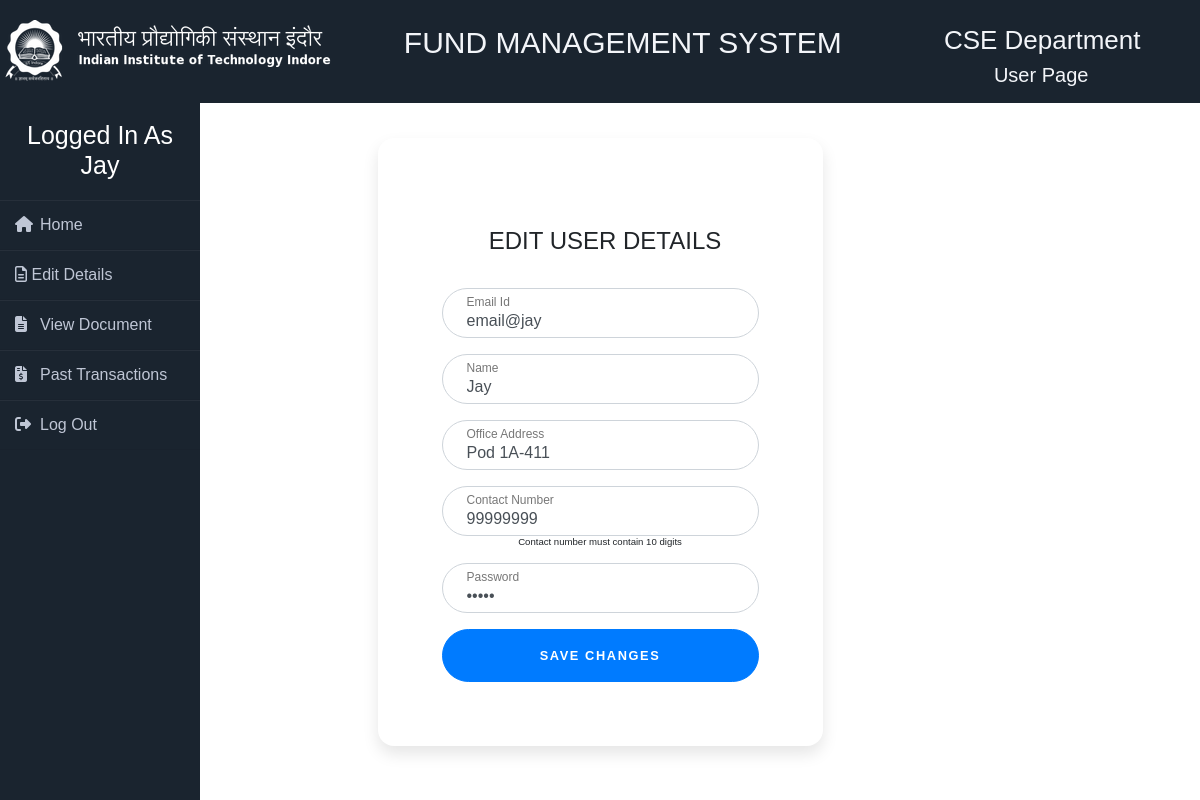
Screenshot of /edituser.php (signed in) with the database file from the repository.
### tables this page shows
CREATE TABLE IF NOT EXISTS `user` (
  `user_id` varchar(30) NOT NULL,
  `email_id` varchar(30) NOT NULL,
  `name` varchar(20) NOT NULL,
  `password` varchar(20) NOT NULL,
  `contact` varchar(10) NOT NULL,
  `office` varchar(12) NOT NULL,
  `add_date` date NOT NULL,
  `left_balance` int(15) NOT NULL,
  PRIMARY KEY (`user_id`)
);

### edituser.php (the view, shortened to what this page needs)
<html>
    <head>
    </head>
</html>
<?php
require 'config.php';
$uname =  ($_SESSION['username']);
$query = $con->prepare('select email_id, name,password, contact, office from user where user.user_id = ?');
$query->execute(array($uname));
$row = $query->fetch(PDO::FETCH_ASSOC);
?>
<html>
    <head>
      <link rel="stylesheet" href="https://maxcdn.bootstrapcdn.com/bootstrap/4.0.0/css/bootstrap.min.css">
      <link rel="stylesheet" href="new_user.css">
      <link rel="stylesheet" href="admin.css">
    <body>
    <div class="grid-container">
  <div class="grid-item item1"><p><img src="./assets/logo.png" /></p></div>
  <div class="grid-item item2"><h1>FUND MANAGEMENT SYSTEM</h1></div>
  <div class="grid-item item3"><h1>CSE Department</h1><p>User Page</p></div>
</div>
<div class="wrapper">
    <div class="sidebar">
        <h2 class="new_h1">Logged In As <p><?php echo $row["name"]?></p></h2>
        <ul>
            <li><a href="user.php"><i class="fas fa-home"></i>Home</a></li>
            <li><a href="edituser.php"><i class="far fa-file-alt"></i> Edit Details</a></li>
            <li>
            <form id = "my_form" action="view.php" method= "post">
            <a name  =  "view" href="javascript:{}" onclick="document.getElementById('my_form').submit();"><i class = "fas fa-file-alt"></i>View Document</a>
            </form>
            </li>
            <li>
            <form id = "my_form" action="user.php" method= "post">
            <a name  =  "view" href="javascript:{}" onclick="myfunction()"><i class="fas fa-file-invoice-dollar"></i>Past Transactions</a>
            </form>
            <li>
            <form id = "my_form1" action="user.php" method= "post">
            <a name  =  "logout" href="javascript:{}" onclick="document.getElementById('my_form1').submit();"><i class = "fas fa-sign-out-alt"></i>Log Out</a>
            </form>
            </li>
        </ul>
      </div>
    </div>
    <div class="container">
        <div class="row">
          <div class="col-sm-9 col-md-7 col-lg-5 mx-auto">
            <div class="card card-signin my-5">
              <div class="card-body">
                <h5 class="card-title text-center g3">Edit User Details</h5>
                <form action="" method = "post" class="form-signin">
                <div class="form-label-group">
                    <?php
                    echo '<input type="email" maxlength="29" name="mail_id" value="'.$row['email_id'].'" class="form-control" placeholder="Name" Required>';
                    ?>
                    <label for="inputEmail">Email Id</label>
                  </div>
                  <div class="form-label-group">
                    <?php
                    echo '<input type= "text" maxlength="24" onkeypress="return ((event.charCode >= 65 && event.charCode <= 90) || (event.charCode >= 97 && event.charCode <= 122) || (event.charCode == 32))" name="username" value="'.$row['name'].'" class="form-control" placeholder="Name" Required>';
                    ?>
                    <label for="username">Name</label>
                  </div>
                  <div class="form-label-group">
                    <?php
                    echo '<input name="office" maxlength="20" value="'.$row['office'].'" class="form-control" placeholder="Office" Required>';
                    ?>
                    <label for="inputOffice">Office Address</label>
                  </div>
                  <div class="form-label-group">
                  <?php
                    echo '<input type="tel" name="contact" value="'.$row['contact'].'" class="form-control" placeholder="Name" pattern="[0-9]{10}" Required>';
                    ?>
                    <p style="text-align:center;font-size:0.8vw">Contact number must contain 10 digits</p>
                    <label for="inputContact">Contact Number</label>
                  </div>
                  <div class="form-label-group">
                  <?php
                    echo '<input type="password"  maxlength="25" name="pass" value="'.$row['password'].'" class="form-control" placeholder="Name" Required>';
                    ?>
                    <label for="inputPassword">Password</label>
                  </div>
                  <button class="btn btn-lg btn-primary btn-block text-uppercase"  id="lgin"  name ='but_submit' type="submit">Save Changes</button>
             </form>
              </div>
            </div>
          </div>
        </div>
      </div>
    </body>
</html>

### new_user.css (style rules this page uses)
:root { --input-padding-x: 1.5rem; --input-padding-y: .75rem; }
.card-signin { margin-top: 100px; border: 0; border-radius: 1rem; box-shadow: 0 0.5rem 1rem 0 rgba(0, 0, 0, 0.1); }
.card-signin .card-title { margin-bottom: 2rem; font-weight: 300; font-size: 1.5rem; }
.card-signin .card-body { padding: 4rem; }
.form-signin { width: 100%; }
.form-signin .btn { font-size: 80%; border-radius: 5rem; letter-spacing: .1rem; font-weight: bold; padding: 1rem; transition: all 0.2s; }
.form-label-group { position: relative; margin-bottom: 1rem; }
.form-label-group input { height: auto; border-radius: 2rem; }
.form-label-group>input, .form-label-group>label { padding: var(--input-padding-y) var(--input-padding-x); }
.form-label-group>label { background : none; pointer-events: none; position: absolute; top: 0; left: 0; display: block; width: 100%; margin-bottom: 0; line-height: 1.5; color: #495057; border: 1px solid transparent; border-radius: .25rem; transition: all .1s ease-in-out; }
.form-label-group input::placeholder { color: transparent; }
.form-label-group input:not(:placeholder-shown) { padding-top: calc(var(--input-padding-y) + var(--input-padding-y) * (2 / 3)); padding-bottom: calc(var(--input-padding-y) / 3); }
.form-label-group input:not(:placeholder-shown)~label { padding-top: calc(var(--input-padding-y) / 3); padding-bottom: calc(var(--input-padding-y) / 3); font-size: 12px; color: #777; }
h5 { font-family: "Avant Garde", Avantgarde, "Century Gothic", CenturyGothic, "AppleGothic", sans-serif; font-size: 35px; text-align: center; padding-left: 10px; padding-top : 25px; padding-bottom: 25px; text-transform: uppercase; text-rendering: optimizeLegibility; }
.g3 { padding-bottom: 0% }

### admin.css (style rules this page uses)
* { margin: 0; padding: 0; box-sizing: border-box; list-style: none; text-decoration: none; font-family: "Trebuchet MS", Arial, Helvetica, sans-serif; }
.grid-container { display: grid; grid-template-columns: auto auto auto; background-color: #1a242f; height:90px; }
.grid-item { background-color: #1a242f; }
.item1 { grid-column: 1; }
.item1 p { padding-top : 20px; padding-bottom : 0px; padding-left : 4px; }
.item2 { grid-column:2; text-align:center; }
.item2 h1 { font-size:30px; font-family: "Trebuchet MS", Arial, Helvetica, sans-serif; padding-top :25px; color:#f3f5f9; }
.item3 { grid-column:3; }
.item3 h1 { font-size:26px; font-family: "Trebuchet MS", Arial, Helvetica, sans-serif; padding-top :25px; padding-left :80px; color:#f3f5f9; padding-right: 15px; }
.item3 p { font-size:20px; font-family: "Trebuchet MS", Arial, Helvetica, sans-serif; padding-left:130px; color:#f3f5f9; }
.wrapper { display: flex; position: relative; }
.wrapper .sidebar { width: 200px; height: 100%; background: #1a242f; padding: 30px 0px; position: fixed; }
.wrapper .sidebar h2 { color: #fff; text-align: center; margin-bottom: 20px; font-size : 25px; }
.wrapper .sidebar ul li { padding: 15px; border-bottom: 1px solid #bfc6d5; border-bottom: 1px solid rgba(0,0,0,0.05); border-top: 1px solid rgba(255,255,255,0.05); }
.wrapper .sidebar ul li a { color: #bfc6d5; display: block; }
.wrapper .sidebar ul li a .fas { width: 25px; }
body { font: 16px Arial; }
.new_h1 { font : 15px; }

### rows the page displays
user: name "Jay", mail_id "email@jay", username "Jay", office "Pod 1A-411", contact "99999999"
